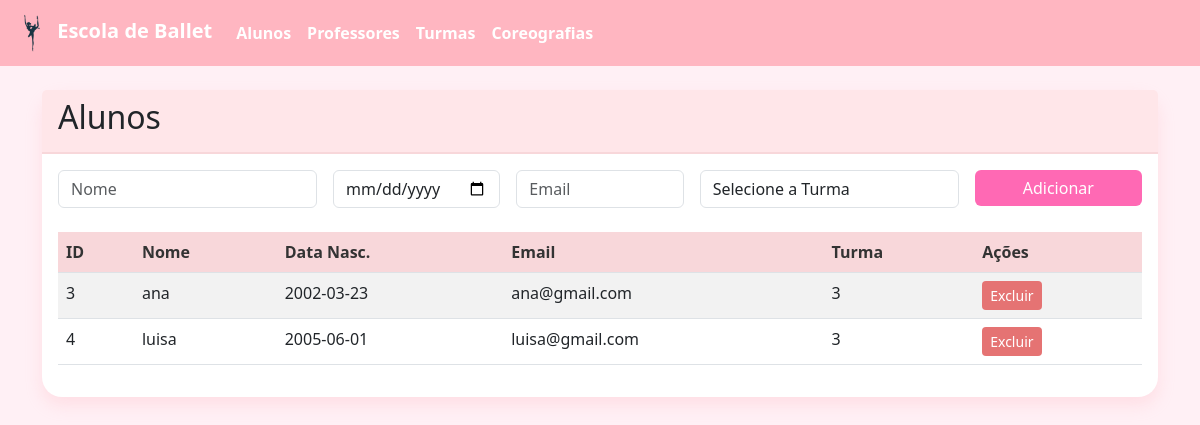
Before: /alunos with the older database file.
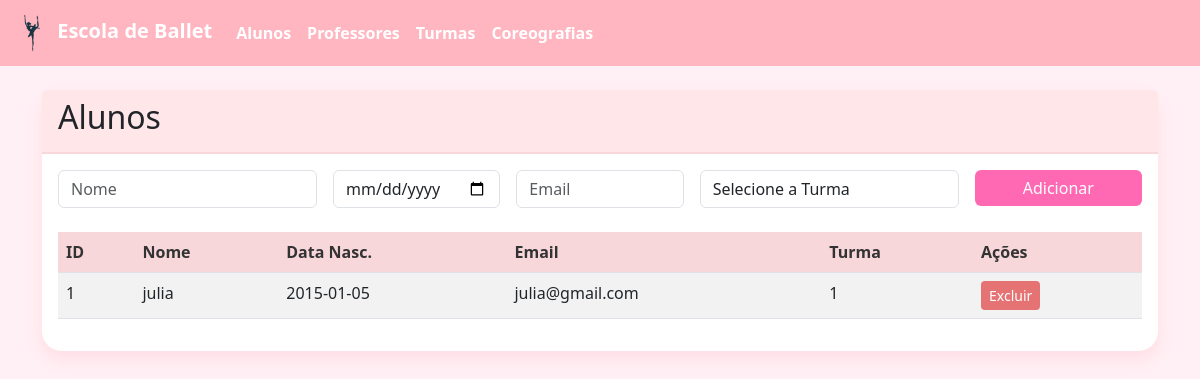
After: the same page with the newer database file.
### tables this page shows
CREATE TABLE Aluno (
    id INTEGER PRIMARY KEY AUTOINCREMENT,
    nome TEXT NOT NULL,
    data_nascimento DATE NOT NULL,
    email TEXT NOT NULL,
    telefone TEXT,
    endereco TEXT,
    turma_id INTEGER REFERENCES Turma(id)
);

### app.py (the view)
@app.route('/alunos')
def mostrar_alunos():
    alunos = listar_alunos()
    turmas = listar_turmas()
    return render_template('alunos.html', alunos=alunos, turmas=turmas)

### db/connection.py (called while the page is built)
def conectar():
    return sqlite3.connect('ballet.db')

### models/aluno.py (called while the page is built)
def listar_alunos():
    conn = conectar()
    cursor = conn.cursor()
    cursor.execute("""
        SELECT a.id, a.nome, a.data_nascimento, a.email,
               COALESCE(a.turma_id, 'Sem turma') as turma_id
        FROM Aluno a
    """)
    alunos = cursor.fetchall()
    conn.close()
    return alunos

### models/turma.py (called while the page is built)
def listar_turmas():
    conn = conectar()
    cursor = conn.cursor()
    cursor.execute("SELECT * FROM Turma")
    resultado = cursor.fetchall()
    conn.close()
    return resultado

### templates/alunos.html (shortened to what this page needs)
{% extends "base.html" %}
{% block content %}
<div class="card">
    <div class="card-header">
        <h2>Alunos</h2>
    </div>
    <div class="card-body">
        <form method="POST" action="{{ url_for('adicionar_aluno') }}" class="mb-4">
            <div class="row g-3">
                <div class="col-md-3">
                <input type="text" name="nome" class="form-control" placeholder="Nome" required>
                </div>
                <div class="col-md-2">
                <input type="date" name="data_nascimento" class="form-control" required>
                </div>
                <div class="col-md-2">
                <input type="email" name="email" class="form-control" placeholder="Email" required>
                </div>
                <div class="col-md-3">
                <select name="turma_id" class="form-control">
                    <option value="">Selecione a Turma</option>
                </select>
                </div>
                <div class="col-md-2">
                <button type="submit" class="btn btn-primary w-100">Adicionar</button>
                </div>
            </div>
        </form>
        <table class="table table-striped">
            <thead>
                <tr>
                    <th>ID</th>
                    <th>Nome</th>
                    <th>Data Nasc.</th>
                    <th>Email</th>
                    <th>Turma</th>
                    <th>Ações</th>
                </tr>
            </thead>
            <tbody>
                {% for aluno in alunos %}
                <tr>
                    <td>{{ aluno[0] }}</td>
                    <td>{{ aluno[1] }}</td>
                    <td>{{ aluno[2] }}</td>
                    <td>{{ aluno[3] }}</td>
                    <td>{{ aluno[4] or 'Sem turma' }}</td>
                    <td>
                        <a href="{{ url_for('remover_aluno', id=aluno[0]) }}"
                           class="btn btn-danger btn-sm"
                           onclick="return confirm('Tem certeza?')">
                            Excluir
                        </a>
                    </td>
                </tr>
                {% endfor %}
            </tbody>
        </table>
    </div>
</div>
{% endblock %}

### templates/base.html (shortened to what this page needs)
<!DOCTYPE html>
<html lang="pt-br">
<head>
  <link href="https://cdn.jsdelivr.net/npm/bootstrap@5.3.0/dist/css/bootstrap.min.css" rel="stylesheet">
  <link rel="stylesheet" href="{{ url_for('static', filename='style.css') }}">
</head>
<body>
  <nav class="navbar navbar-expand-lg navbar-dark bg-primary">
    <div class="container-fluid">
      <a class="navbar-brand" href="/">
        <img src="{{ url_for('static', filename='logo_ballet.png') }}" height="40" alt="Logo">
        Escola de Ballet
      </a>
      <div class="collapse navbar-collapse">
        <ul class="navbar-nav">
          <li class="nav-item"><a class="nav-link" href="{{ url_for('mostrar_alunos') }}">Alunos</a></li>
          <li class="nav-item"><a class="nav-link" href="{{ url_for('mostrar_professores') }}">Professores</a></li>
          <li class="nav-item"><a class="nav-link" href="{{ url_for('mostrar_turmas') }}">Turmas</a></li>
          <li class="nav-item"><a class="nav-link" href="{{ url_for('mostrar_coreografias') }}">Coreografias</a></li>
        </ul>
      </div>
    </div>
  </nav>
  <div class="container mt-4">
    {% block content %}{% endblock %}
  </div>
</body>
</html>

### static/style.css (style rules this page uses)
body { background-color: #fff0f5; font-family: 'Segoe UI', Tahoma, Geneva, Verdana, sans-serif; }
.navbar { background-color: #ffb6c1 !important; }
.navbar-brand, .navbar-nav .nav-link { color: white !important; font-weight: bold; }
.card { border-radius: 20px; border: none; background-color: #ffffff; box-shadow: 0 8px 16px rgba(255, 182, 193, 0.3); }
.card-header { background-color: #ffe6e9; border-bottom: 2px solid #f8d7da; border-radius: 20px 20px 0 0; }
.table th { background-color: #f8d7da; color: #333; font-weight: bold; }
.table-striped tbody tr:nth-of-type(odd) { background-color: #fff5f7; }
.btn-primary { background-color: #ff69b4; border: none; }
.btn-danger { background-color: #e57373; border: none; }

Changed rows visible on the page:
removed Aluno: id "3", nome "ana", data_nascimento "2002-03-23", email "ana@gmail.com", aluno "3"
removed Aluno: id "4", nome "luisa", data_nascimento "2005-06-01", email "luisa@gmail.com", turma "3"
added Aluno: id "1", nome "julia", data_nascimento "2015-01-05", email "julia@gmail.com", aluno "1"
